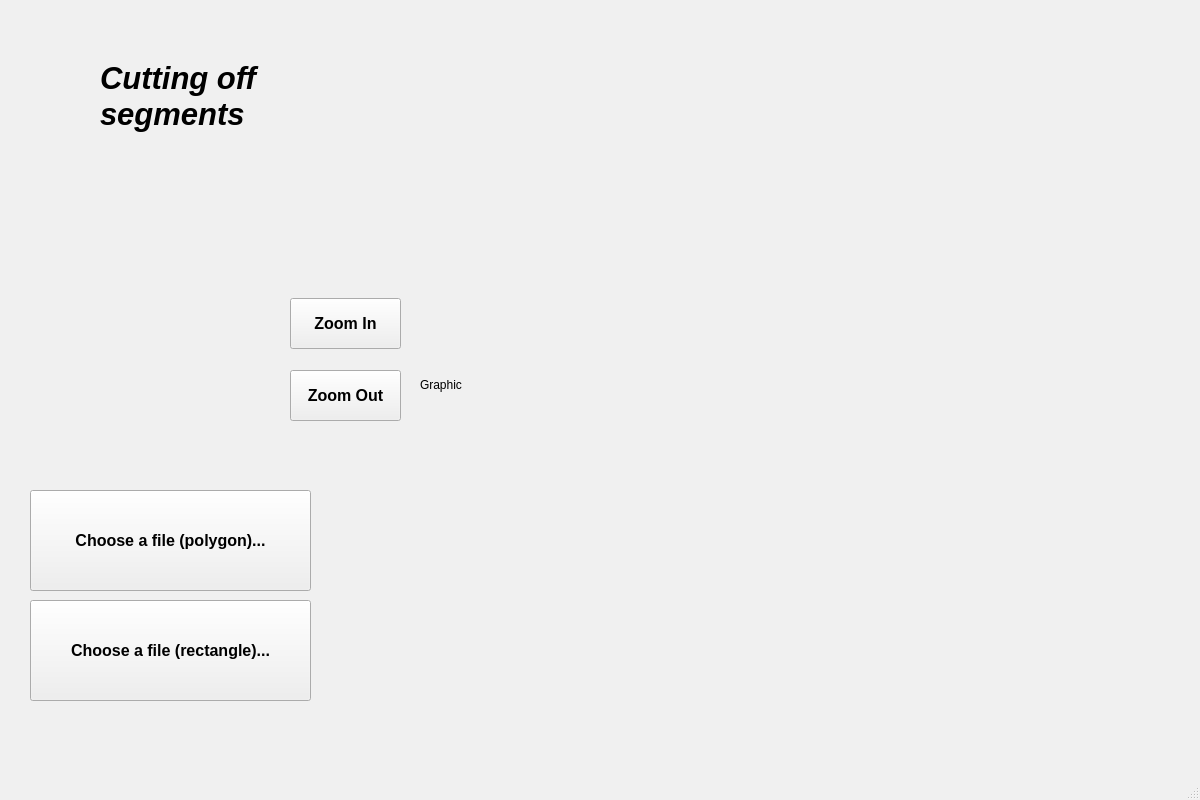
<?xml version="1.0" encoding="UTF-8"?>
<ui version="4.0">
 <class>MainWindow</class>
 <widget class="QMainWindow" name="MainWindow">
  <property name="geometry">
   <rect>
    <x>0</x>
    <y>0</y>
    <width>1200</width>
    <height>800</height>
   </rect>
  </property>
  <property name="palette">
   <palette>
    <active>
     <colorrole role="Window">
      <brush brushstyle="SolidPattern">
       <color alpha="255">
        <red>240</red>
        <green>236</green>
        <blue>229</blue>
       </color>
      </brush>
     </colorrole>
    </active>
    <inactive>
     <colorrole role="Window">
      <brush brushstyle="SolidPattern">
       <color alpha="255">
        <red>240</red>
        <green>240</green>
        <blue>240</blue>
       </color>
      </brush>
     </colorrole>
    </inactive>
    <disabled>
     <colorrole role="Window">
      <brush brushstyle="SolidPattern">
       <color alpha="255">
        <red>240</red>
        <green>236</green>
        <blue>229</blue>
       </color>
      </brush>
     </colorrole>
    </disabled>
   </palette>
  </property>
  <property name="windowTitle">
   <string>MainWindow</string>
  </property>
  <widget class="QWidget" name="centralwidget">
   <widget class="QLabel" name="graph_label">
    <property name="geometry">
     <rect>
      <x>420</x>
      <y>10</y>
      <width>750</width>
      <height>750</height>
     </rect>
    </property>
    <property name="text">
     <string>Graphic</string>
    </property>
   </widget>
   <widget class="QPushButton" name="pushButton">
    <property name="geometry">
     <rect>
      <x>30</x>
      <y>600</y>
      <width>281</width>
      <height>101</height>
     </rect>
    </property>
    <property name="font">
     <font>
      <pointsize>12</pointsize>
      <bold>true</bold>
     </font>
    </property>
    <property name="text">
     <string>Choose a file (rectangle)...</string>
    </property>
   </widget>
   <widget class="QPushButton" name="zoomIn">
    <property name="geometry">
     <rect>
      <x>290</x>
      <y>298</y>
      <width>111</width>
      <height>51</height>
     </rect>
    </property>
    <property name="font">
     <font>
      <pointsize>12</pointsize>
      <bold>true</bold>
     </font>
    </property>
    <property name="text">
     <string>Zoom In</string>
    </property>
   </widget>
   <widget class="QPushButton" name="pushButton_3">
    <property name="geometry">
     <rect>
      <x>290</x>
      <y>370</y>
      <width>111</width>
      <height>51</height>
     </rect>
    </property>
    <property name="font">
     <font>
      <pointsize>12</pointsize>
      <bold>true</bold>
     </font>
    </property>
    <property name="text">
     <string>Zoom Out</string>
    </property>
   </widget>
   <widget class="QPushButton" name="pushButton_2">
    <property name="geometry">
     <rect>
      <x>30</x>
      <y>490</y>
      <width>281</width>
      <height>101</height>
     </rect>
    </property>
    <property name="font">
     <font>
      <pointsize>12</pointsize>
      <bold>true</bold>
     </font>
    </property>
    <property name="text">
     <string>Choose a file (polygon)...</string>
    </property>
   </widget>
   <widget class="QLabel" name="label">
    <property name="geometry">
     <rect>
      <x>100</x>
      <y>10</y>
      <width>221</width>
      <height>171</height>
     </rect>
    </property>
    <property name="font">
     <font>
      <pointsize>23</pointsize>
      <italic>true</italic>
      <bold>true</bold>
     </font>
    </property>
    <property name="text">
     <string>Сutting off 
segments</string>
    </property>
   </widget>
   <widget class="QLabel" name="label_2">
    <property name="geometry">
     <rect>
      <x>10</x>
      <y>60</y>
      <width>70</width>
      <height>70</height>
     </rect>
    </property>
    <property name="text">
     <string/>
    </property>
    <property name="pixmap">
     <pixmap>crop-tool.png</pixmap>
    </property>
    <property name="scaledContents">
     <bool>true</bool>
    </property>
   </widget>
  </widget>
  <widget class="QMenuBar" name="menubar">
   <property name="geometry">
    <rect>
     <x>0</x>
     <y>0</y>
     <width>1200</width>
     <height>25</height>
    </rect>
   </property>
  </widget>
  <widget class="QStatusBar" name="statusbar"/>
 </widget>
 <resources/>
 <connections/>
</ui>
